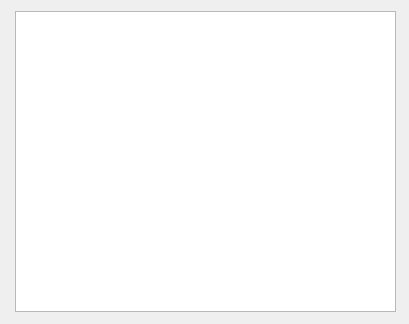
<?xml version="1.0" encoding="UTF-8"?>
<ui version="4.0">
 <class>Form</class>
 <widget class="QWidget" name="Form">
  <property name="geometry">
   <rect>
    <x>0</x>
    <y>0</y>
    <width>409</width>
    <height>324</height>
   </rect>
  </property>
  <property name="minimumSize">
   <size>
    <width>409</width>
    <height>324</height>
   </size>
  </property>
  <property name="maximumSize">
   <size>
    <width>409</width>
    <height>325</height>
   </size>
  </property>
  <property name="windowTitle">
   <string>Form</string>
  </property>
  <widget class="QTextBrowser" name="textBrowser">
   <property name="geometry">
    <rect>
     <x>15</x>
     <y>11</y>
     <width>381</width>
     <height>301</height>
    </rect>
   </property>
  </widget>
 </widget>
 <resources/>
 <connections/>
</ui>
